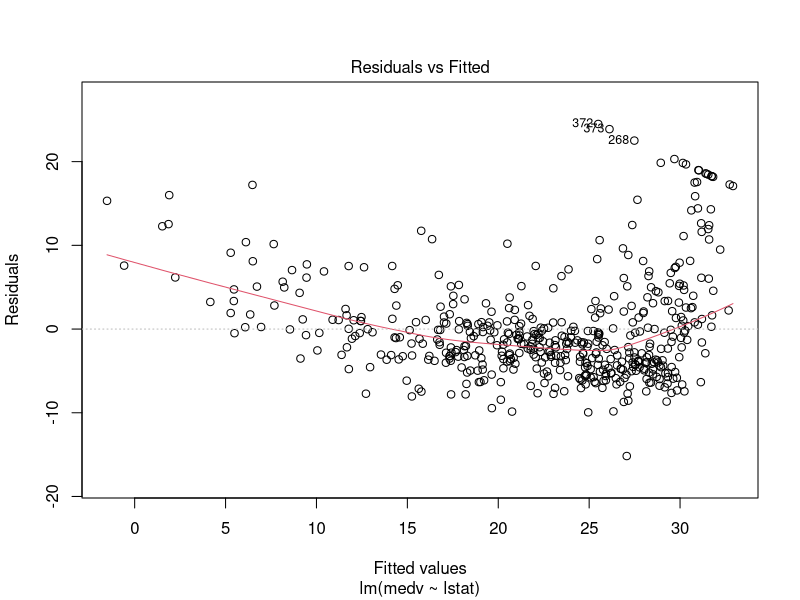
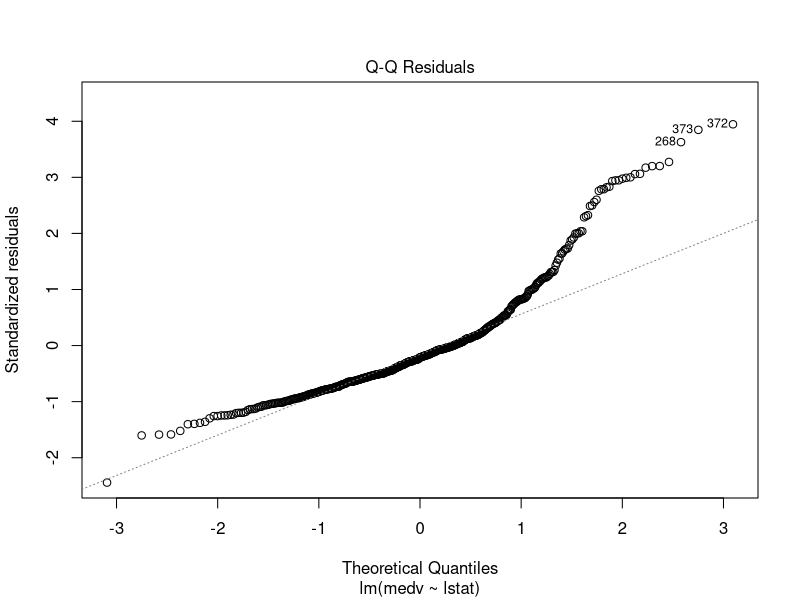
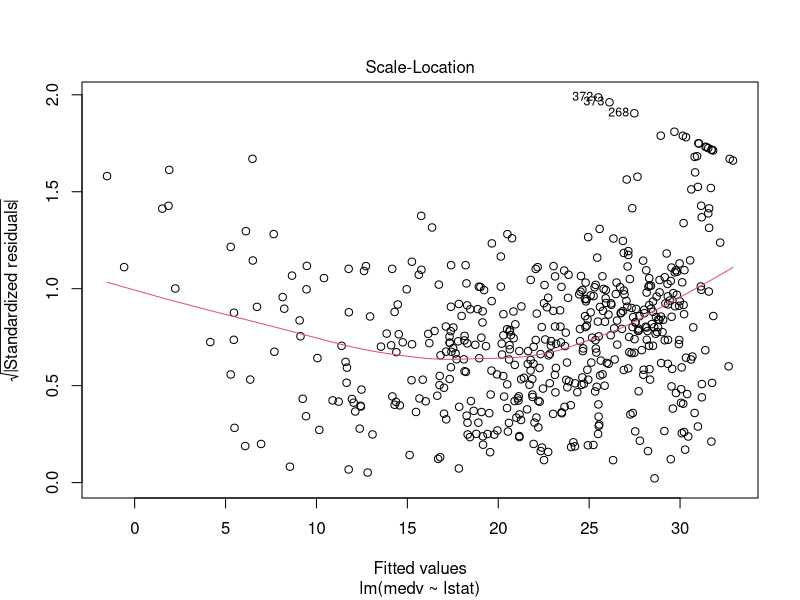
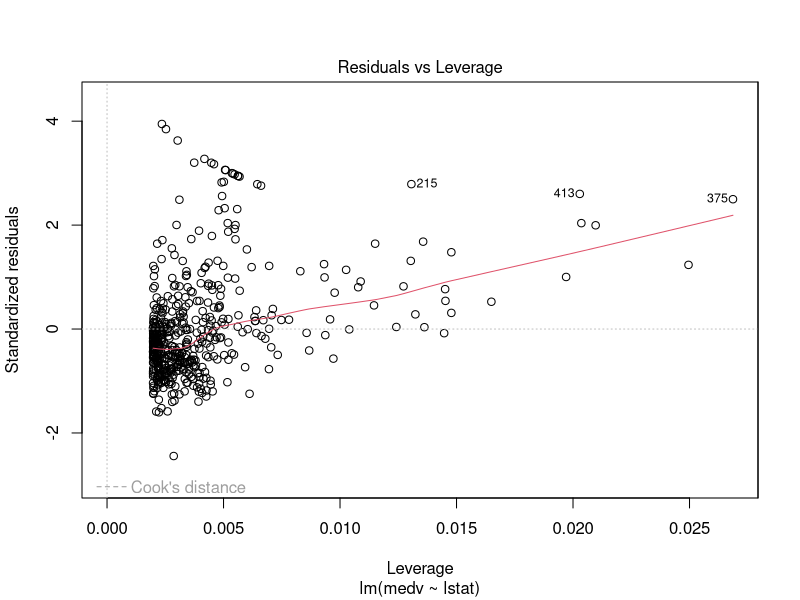
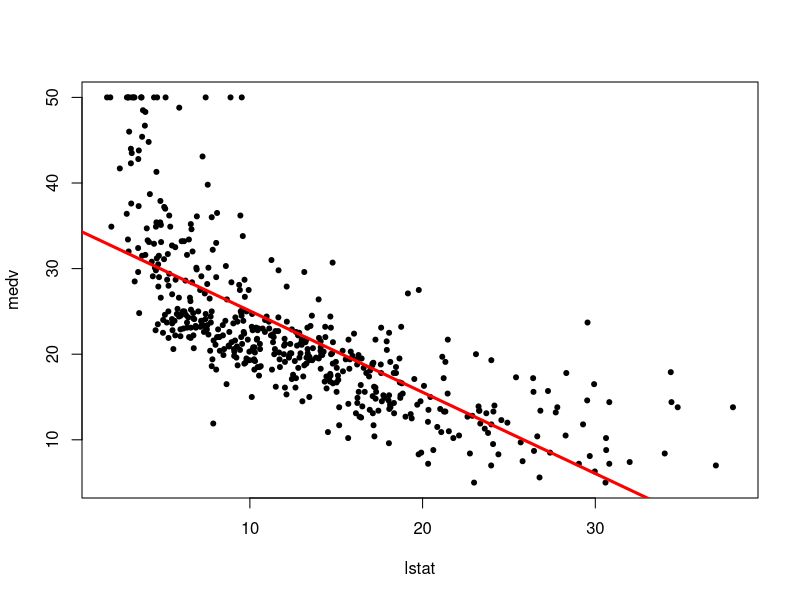
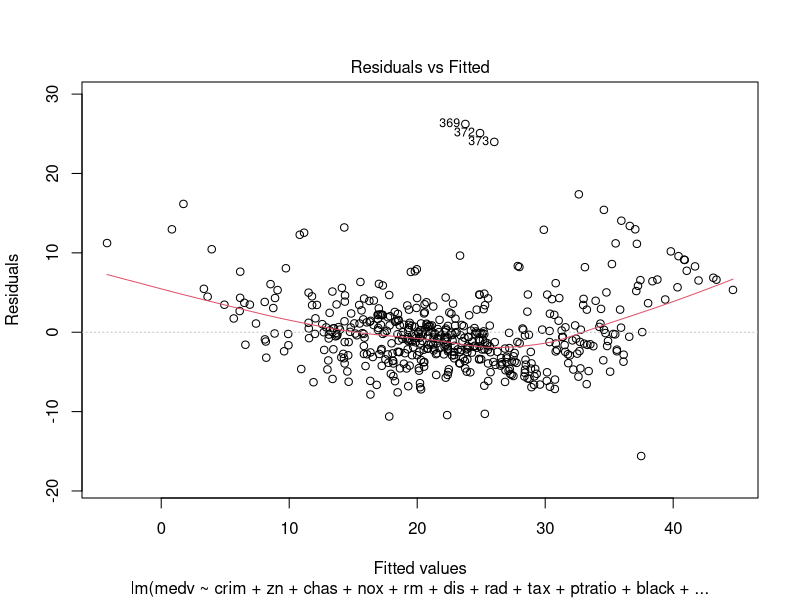
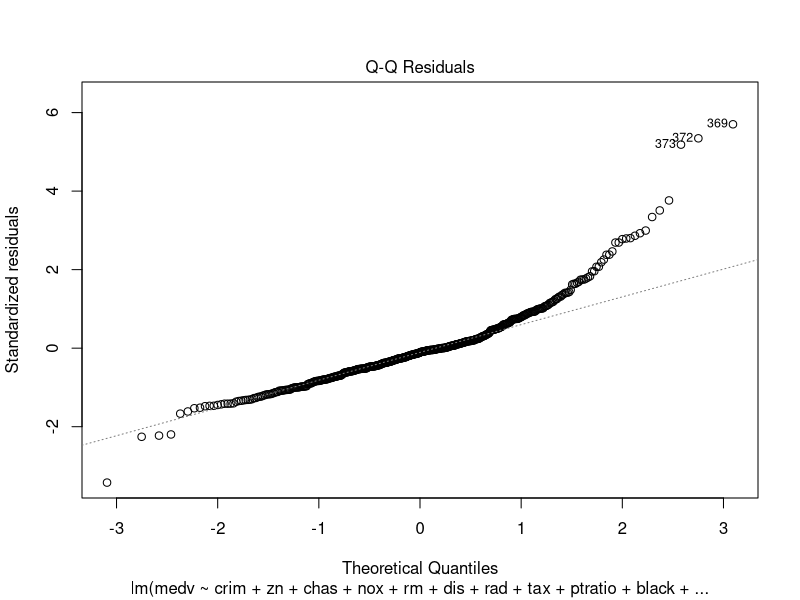

R code for these plots, in order:
## ---- chunk 1
knitr::opts_chunk$set(echo = TRUE)
## ---- chunk 2
library(MASS)
data(package="MASS", "Boston")
dim(Boston)
head(Boston)
summary(Boston)
medv.lstat.model = lm(medv ~ lstat, data=Boston)
plot(medv.lstat.model)
summary(medv.lstat.model)
coef(medv.lstat.model)
confint(medv.lstat.model, level=0.95)
summary(medv.lstat.model)$coefficients
confidenceIntrvl = predict(object=medv.lstat.model, newdata=data.frame(lstat = c(5, 10, 15)), interval="confidence")
confidenceIntrvl
predictIntrvl = predict(object=medv.lstat.model, newdata=data.frame(lstat = c(5, 10, 15)), interval="predict")
predictIntrvl
library(ggplot2)
# plot residuals vs fitted values
plot(medv ~ lstat, data=Boston, pch = 20)
# increase width of the regression line by 3
abline(medv.lstat.model, lwd=3, col="red")
## ---- chunk 3
# start with a model that includes all the predictors, called the full model
full.model = lm(medv ~ crim+zn+indus+chas+nox+rm+age+dis+rad+tax+ptratio+black+lstat, data=Boston)
# dump the summary of the full model
summary(full.model)
# eliminate the insignificant variables using step function to create reduced model
reduced.model = step(full.model, direction="backward")
summary(reduced.model)
## ---- chunk 4
min.model = lm(medv ~ 1, data=Boston)
fwd.model = step(min.model, direction="forward", scope=( ~ crim+zn+indus+chas+nox+rm+age+dis+rad+tax+ptratio+black+lstat), trace=0)
summary(fwd.model)
## ---- chunk 5
attr(terms(reduced.model), "predvars")
## ---- chunk 6
plot(reduced.model, which=1)
plot(reduced.model, which=2)
## ---- chunk 7
library(ModelMetrics)

# we dont need these columns, as they are not significant 
Boston$age = NULL
Boston$indus = NULL

# score the model, by using the orignal data as testing data
predicted = predict(reduced.model, Boston)

#get the actual values 
actual = Boston$medv

# calculated RMSE
rmse(actual, predicted)

# the reported RMSE
summary(reduced.model)$sigma
